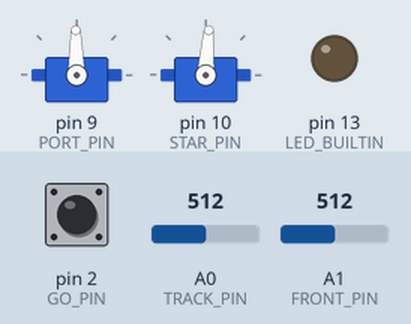
Bench run of a sketch on a simulated Arduino Uno, built with avr-gcc and run on an emulated ATmega328P. On the bench: 2 × servo, output pins drawn as LEDs (lit = HIGH). Dashed ring = blinking. The test bench sets the inputs (shaded band); at power-on: pin 2 (GO_PIN) HIGH, A0 (TRACK_PIN) = 512, A1 (FRONT_PIN) = 512.

Above: at 1.2 s.
1.3 s: pin 2 (GO_PIN) pulled LOW for 0.15 s
At 1.7 s:
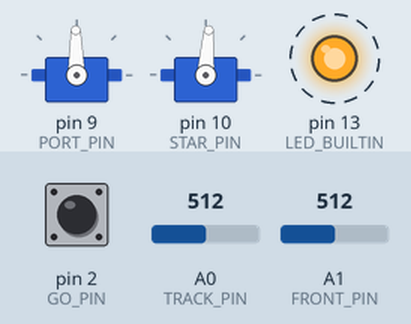
4.4 s: A0 (TRACK_PIN) set to 53
7.4 s: A0 (TRACK_PIN) set to 46
At 8.5 s:
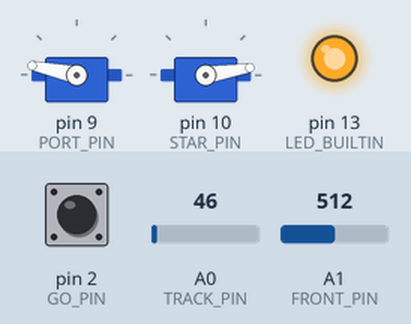
8.9 s: A0 (TRACK_PIN) set to 122
At 9.6 s:
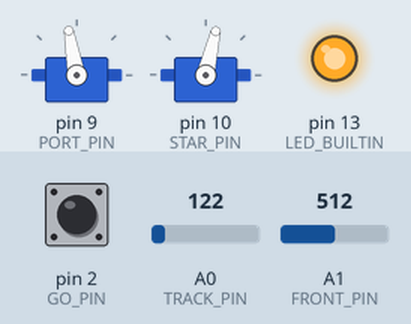
10.4 s: A0 (TRACK_PIN) set to 40
At 10.7 s:
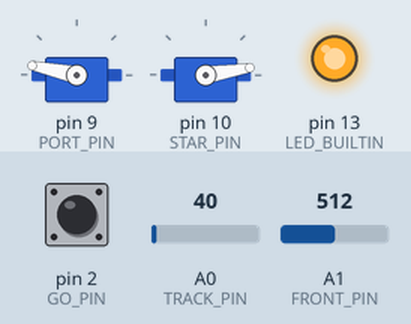
Timing chart, 0 to 12.9 s (numbered marks = the images above; inputs shaded):
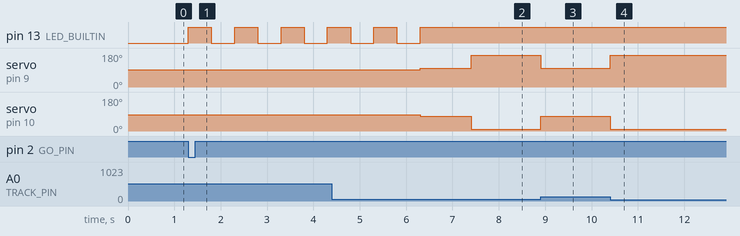

The sketch:

scaredyKat.ino
```cpp
/*
The idea is to run your sumobot slowly so that it does not leave the ring.
It helps if it makes small circles in the ring. Once your bump detector hits another sumobot,
your sumobot should push the other robot out with full power. When you build a sumobot, this is important.

code borrowed from http://www.robots-and-androids.com/Build-a-Sumobot.html
modified by James Dinsmore for the Melbourne MakerSpace SumoBot Competition August 2016
http://www.MelbourneMakerSpace.org
*/

#include <Servo.h>

#define DEBUG 0

// Pin Assignments
#define PORT_PIN 9
#define STAR_PIN 10
#define TRACK_PIN 0
#define FRONT_PIN 1
#define GO_PIN 2

// Servo Tuning Values
#define PORT_STOP_VALUE 1480
#define STAR_STOP_VALUE 1435
#define SLOW_OFFSET 70
#define MED_OFFSET 100
#define FAST_OFFSET 800

// Sensor Tuning Values
#define FRONT_THRESHOLD 400
#define TRACK_THRESHOLD_LOW 50
#define TRACK_THRESHOLD_HI 800

// Directional Enumeration
#define PORT 0
#define STARBOARD 1

Servo port;
Servo star;
// Volatile since they can change in the ISR.
volatile boolean bGo;
volatile boolean bWait;
volatile boolean bLed;

void halt() {
  port.writeMicroseconds(PORT_STOP_VALUE);
  star.writeMicroseconds(STAR_STOP_VALUE);
}

void forward(int offset) {
  if (!bWait) {
    port.writeMicroseconds(PORT_STOP_VALUE + offset);
    star.writeMicroseconds(STAR_STOP_VALUE - offset);
  }
}

void backward(int offset) {
  if (!bWait) {
    port.writeMicroseconds(PORT_STOP_VALUE - offset);
    star.writeMicroseconds(STAR_STOP_VALUE + offset);
  }
}

void turn(int side) {
  if (!bWait) {
    if (PORT == side) {
      port.writeMicroseconds(PORT_STOP_VALUE);
      star.writeMicroseconds(STAR_STOP_VALUE - SLOW_OFFSET);
    }
    else {
      port.writeMicroseconds(PORT_STOP_VALUE + SLOW_OFFSET);
      star.writeMicroseconds(STAR_STOP_VALUE);
    }
  }
}

void spin(int side) {
  if (!bWait) {
    if (PORT == side) {
      port.writeMicroseconds(PORT_STOP_VALUE - SLOW_OFFSET);
      star.writeMicroseconds(STAR_STOP_VALUE - SLOW_OFFSET);
    }
    else {
      port.writeMicroseconds(PORT_STOP_VALUE + SLOW_OFFSET);
      star.writeMicroseconds(STAR_STOP_VALUE + SLOW_OFFSET);
    }
  }
}

void ledDelay(int onDelay = 0, int offDelay = 0) {
  if (0 < onDelay) {
    digitalWrite(LED_BUILTIN, HIGH);
    delay(onDelay);
  }
  // We will ALWAYS turn the LED off.
  digitalWrite(LED_BUILTIN, LOW);
  if (0 < offDelay) {
    delay(offDelay);
  }
}

// The ISR for whan the user presses the button.
void goIsr() {
  static unsigned long ulLastEntry = 0;
  unsigned long ulThisEntry = millis();
  // 200 ms debounce test.
  if (200 < (ulThisEntry - ulLastEntry)) {
    bGo = !bGo;
    if (!bGo) {
      halt(); // Halt immediately upon press if running.
      bWait = true;
      digitalWrite(LED_BUILTIN, LOW); // Turn the LED off.
    }
  }
  ulLastEntry = ulThisEntry;
}

// ISR to flash the LED rapidly if we are not waiting.
SIGNAL(TIMER0_COMPA_vect) {
  static unsigned long ulLastEvent = 0;
  unsigned long ulThisEntry = millis();
  if (bGo && !bWait) {
    if (100 < (ulThisEntry - ulLastEvent)) {
      // Toggle the LED
      bLed = !bLed;
      digitalWrite(LED_BUILTIN, (bLed ? HIGH : LOW));
      ulLastEvent = ulThisEntry;
    }
  }
}

#if (DEBUG != 0)
void deadpoint_detect() {
  for (int i = 1300; i <= 1700; i += 5) {
    port.writeMicroseconds(i);
    Serial.println(i);
    delay(1000);
  }
}
#endif

void setup() {
  bGo = false;
  bWait = true;
  bLed = false;
  pinMode(GO_PIN, INPUT_PULLUP);
  pinMode(LED_BUILTIN, OUTPUT);
  digitalWrite(LED_BUILTIN, LOW);
#if (DEBUG != 0)
  Serial.begin(9600);
#endif
  // Begin with servos stopped.
  halt();
  // Attach the servo pins.
  port.attach(PORT_PIN);
  star.attach(STAR_PIN);
  // Attach the button interrupt.
  attachInterrupt(digitalPinToInterrupt(GO_PIN), goIsr, FALLING);
  // Timer0 is already used for millis(). Just interrupt somewhere
  // in the middle and call the SIGNAL function.
  OCR0A = 0x74;
  TIMSK0 |= _BV(OCIE0A);
}

void loop() {
  while (!bGo) {
    // Wait a short time to see if the button gets pressed.
    delay(10);
  }
  if (bWait) {
    // Flash LED during 5 second start up delay.
    for (int i = 0; bGo && (i < 5); i++) {
      ledDelay(500, 500);
    }
    if (!bGo) {
      // In case the user cancelled.
      return;
    }
    bWait = false; // Signal that we are running.
  }
  // Read edge of track sensor (facing down).
  int trackSensor = analogRead(TRACK_PIN);
  delay(1);
  // Read front proximity sensor (facing forward).
  int frontSensor = analogRead(FRONT_PIN);
  delay(1);

#if (DEBUG != 0)
//  Serial.print(frontSensor);
//  Serial.print("\t");
//  Serial.println(trackSensor);
//  delay(500);
  deadpoint_detect();
#else

  if (trackSensor < TRACK_THRESHOLD_HI) {
    // On the mat, go for a bit.
    forward(MED_OFFSET);
    delay (1);           // Run the motors for a bit.
  }
  else {
    // At the edge, stop, back, and turn.
    halt();
    delay(10);            // Pause for a bit.
    backward(SLOW_OFFSET);
    delay(200);          // Keep backing up for a bit.
    // turn a little and proceed
    spin(STARBOARD);
    delay(300);          // Turn for a bit, 400 == 180.
  }

  // See if our opponent is in front of us.
  while (frontSensor > FRONT_THRESHOLD && trackSensor < TRACK_THRESHOLD_LOW) {
    // Somehting is in front of us, FULL SPEED AHEAD!
    forward(FAST_OFFSET);
    delay (1);           // Run the motors for a bit.
    // Read sensors.
    trackSensor = analogRead(TRACK_PIN);
    delay(1);
    frontSensor = analogRead(FRONT_PIN);
    delay(1);
  }

#endif
}
```

Measured:
- the behaviour switches between 50 and 49 on A0 (TRACK_PIN) (found by bisection; images 1 and 2)
- after the input at 1.3 s, pin 13 (LED_BUILTIN): alternates HIGH for 0.50 s and LOW for 0.50 s, starting at once
- after the input at 7.4 s, servo on pin 9 (PORT_PIN): 100° → 168° at once; servo on pin 10 (STAR_PIN): 77° → 9° at once
- after the input at 8.9 s, servo on pin 9 (PORT_PIN): 168° → 100° at once; servo on pin 10 (STAR_PIN): 9° → 77° at once
- after the input at 10.4 s, servo on pin 9 (PORT_PIN): 100° → 168° at once; servo on pin 10 (STAR_PIN): 77° → 9° at once
